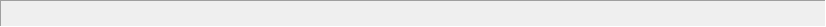
<?xml version="1.0" encoding="UTF-8"?>
<ui version="4.0">
 <class>StatusBar</class>
 <widget class="QFrame" name="StatusBar">
  <property name="geometry">
   <rect>
    <x>0</x>
    <y>0</y>
    <width>826</width>
    <height>27</height>
   </rect>
  </property>
  <property name="windowTitle">
   <string>Frame</string>
  </property>
  <property name="frameShape">
   <enum>QFrame::Panel</enum>
  </property>
  <property name="frameShadow">
   <enum>QFrame::Sunken</enum>
  </property>
  <property name="midLineWidth">
   <number>0</number>
  </property>
  <layout class="QHBoxLayout" name="horizontalLayout">
   <property name="spacing">
    <number>2</number>
   </property>
   <property name="leftMargin">
    <number>2</number>
   </property>
   <property name="topMargin">
    <number>2</number>
   </property>
   <property name="rightMargin">
    <number>2</number>
   </property>
   <property name="bottomMargin">
    <number>2</number>
   </property>
   <item>
    <widget class="QLabel" name="labelLeft">
     <property name="text">
      <string/>
     </property>
    </widget>
   </item>
   <item>
    <widget class="QLabel" name="labelRight">
     <property name="text">
      <string/>
     </property>
    </widget>
   </item>
  </layout>
 </widget>
 <resources/>
 <connections/>
</ui>
